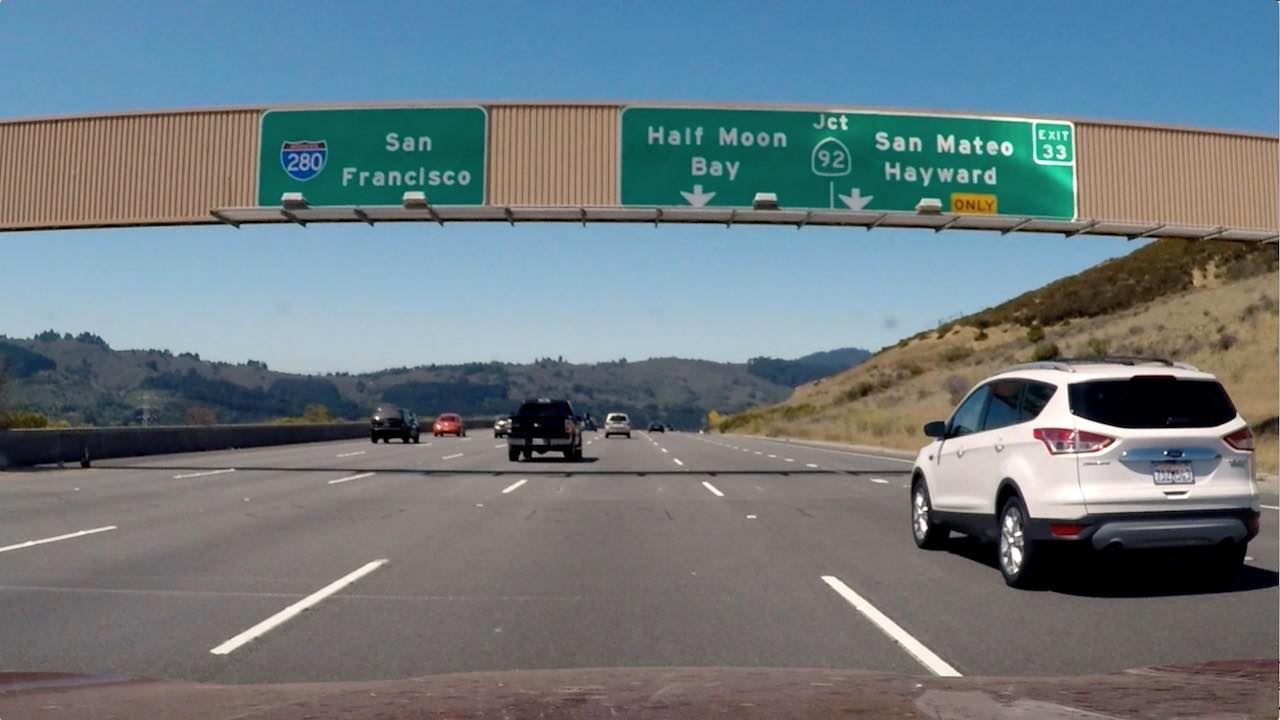
#> input picture combinethresholds/signs_vehicles_xygrad.png, 1280 x 720 px
$ python sobelthresholds.py   (older library calls are emulated)
#> lines starting #> are read from the running program, lines starting #| are printed output that depends on the picture; after the words box and inside, x2 and y2 are one past the last pixel; in counts of white or black regions, pixels touching at a corner belong together
import numpy as np
import cv2
import matplotlib.pyplot as plt
import matplotlib.image as mpimg

def abs_sobel_thresh(img, orient='x', sobel_kernel=3, thresh=(0, 255)):
    # Calculate directional gradient
    # Apply threshold
    # Apply the following steps to img
    # 1) Convert to grayscale
    gray = cv2.cvtColor(img, cv2.COLOR_RGB2GRAY)

    # 2) Take the derivative in x or y given orient = 'x' or 'y'
    if orient == 'x':
        sobel = cv2.Sobel(gray, cv2.CV_64F, 1, 0)
    elif orient == 'y':
        sobel = cv2.Sobel(gray, cv2.CV_64F, 0, 1)
    else:
        print('error, please specify the correct orientation.')

    # 3) Take the absolute value of the derivative or gradient
    abs_sobel = np.absolute(sobel)

    # 4) Scale to 8-bit (0 - 255) then convert to type = np.uint8
    scaled_sobel = np.uint8(255*abs_sobel/np.max(abs_sobel))

    # 5) Create a mask of 1's where the scaled gradient magnitude
            # is > thresh_min and < thresh_max
    binary_output = np.zeros_like(scaled_sobel)
    binary_output[(scaled_sobel >= thresh[0]) & (scaled_sobel <= thresh[1])] = 1

    # 6) Return this mask as your binary_output image
    return binary_output

def mag_thresh(image, sobel_kernel=3, mag_thresh=(0, 255)):
    # Calculate gradient magnitude
    # Apply threshold
     # Apply the following steps to img
    # 1) Convert to grayscale
    gray = cv2.cvtColor(image, cv2.COLOR_RGB2GRAY)

    # 2) Take the gradient in x and y separately
    sobelx = cv2.Sobel(gray, cv2.CV_64F, 1, 0, ksize = sobel_kernel)
    sobely = cv2.Sobel(gray, cv2.CV_64F, 0, 1, ksize = sobel_kernel)

    # 3) Calculate the magnitude
    sobel_mag = np.sqrt(sobelx**2 + sobely**2)
    # 4) Scale to 8-bit (0 - 255) and convert to type = np.uint8
    scaled_sobel = np.uint8(255*sobel_mag/np.max(sobel_mag))
    # 5) Create a binary mask where mag thresholds are met
    binary_output = np.zeros_like(scaled_sobel)
    binary_output[(scaled_sobel >= mag_thresh[0]) & (scaled_sobel <= mag_thresh[1])] = 1
    # 6) Return this mask as your binary_output image
    return binary_output

def dir_threshold(image, sobel_kernel=3, thresh=(0, np.pi/2)):
    # Apply the following steps to img
    # 1) Convert to grayscale
    gray = cv2.cvtColor(image, cv2.COLOR_RGB2GRAY)

    # 2) Take the gradient in x and y separately
    sobelx = cv2.Sobel(gray, cv2.CV_64F, 1, 0, ksize = sobel_kernel)
    sobely = cv2.Sobel(gray, cv2.CV_64F, 0, 1, ksize = sobel_kernel)

    # 3) Take the absolute value of the x and y gradients
    abs_sobelx = np.absolute(sobelx)
    abs_sobely = np.absolute(sobely)

    # 4) Use np.arctan2(abs_sobely, abs_sobelx) to calculate the direction of the gradient
    direction = np.arctan2(abs_sobely, abs_sobelx)

    # 5) Create a binary mask where direction thresholds are met
    binary_output = np.zeros_like(direction)
    binary_output[(direction >= thresh[0]) & (direction <= thresh[1])] = 1

    # 6) Return this mask as your binary_output image
    return binary_output


if __name__ == "__main__":

    # Read in an image and grayscale it
    image = mpimg.imread('signs_vehicles_xygrad.png')
#> image is the input picture: shape (720, 1280, 3) float32; mean R, G, B 0.428, 0.477, 0.5

    # Choose a Sobel kernel size
    ksize = 3 # Choose a larger odd number to smooth gradient measurements

    # Apply each of the thresholding functions
    gradx = abs_sobel_thresh(image, orient='x', sobel_kernel=ksize, thresh=(20, 100))
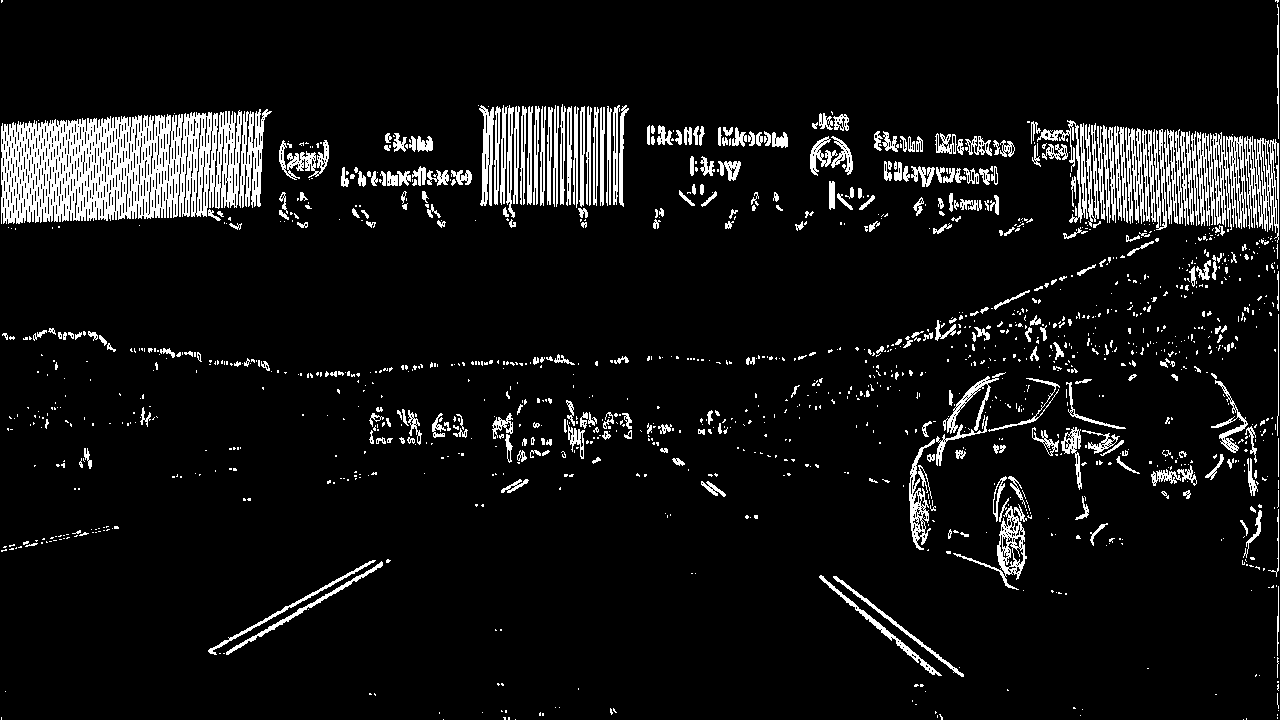
#> gradx: shape (720, 1280); values 0 (black) and 1 (white), 7.9% white; 1378 white regions (1040 under 20 px), largest, box (x1, y1, x2, y2) and area: (1, 110, 242, 224) 18700, (1197, 132, 1247, 230) 2653, (1244, 136, 1279, 243) 1807
    grady = abs_sobel_thresh(image, orient='y', sobel_kernel=ksize, thresh=(20, 100))
#> call 2 of abs_sobel_thresh, with orient = 'y', sobel_kernel = 3, thresh = (20, 100)
#> in abs_sobel_thresh (call 2), `sobel = cv2.Sobel(gray, cv2.CV_64F, 0, 1)`:
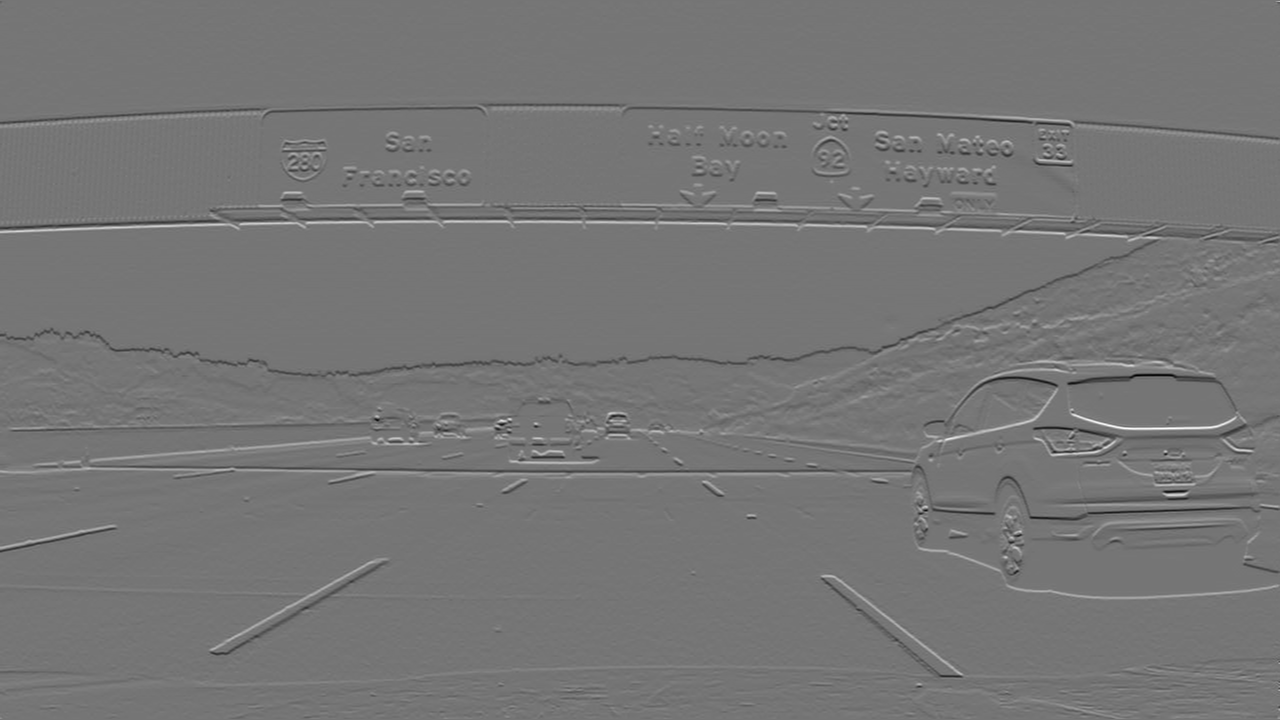
#> sobel: shape (720, 1280) float64; min -3.12, max 3.62, mean -0.00103; drawn with min black and max white
#> grady: shape (720, 1280); values 0 (black) and 1 (white), 8.2% white; 1385 white regions (1043 under 20 px), largest, box (x1, y1, x2, y2) and area: (0, 103, 1280, 145) 6510, (0, 460, 930, 494) 6192, (811, 194, 1280, 247) 4636
    mag_binary = mag_thresh(image, sobel_kernel=ksize, mag_thresh=(30, 100))
#> mag_binary: shape (720, 1280); values 0 (black) and 1 (white), 9.8% white in thin lines or dots
    dir_binary = dir_threshold(image, sobel_kernel=ksize, thresh=(0.7, 1.3))
#> in dir_threshold, `direction = np.arctan2(abs_sobely, abs_sobelx)`:
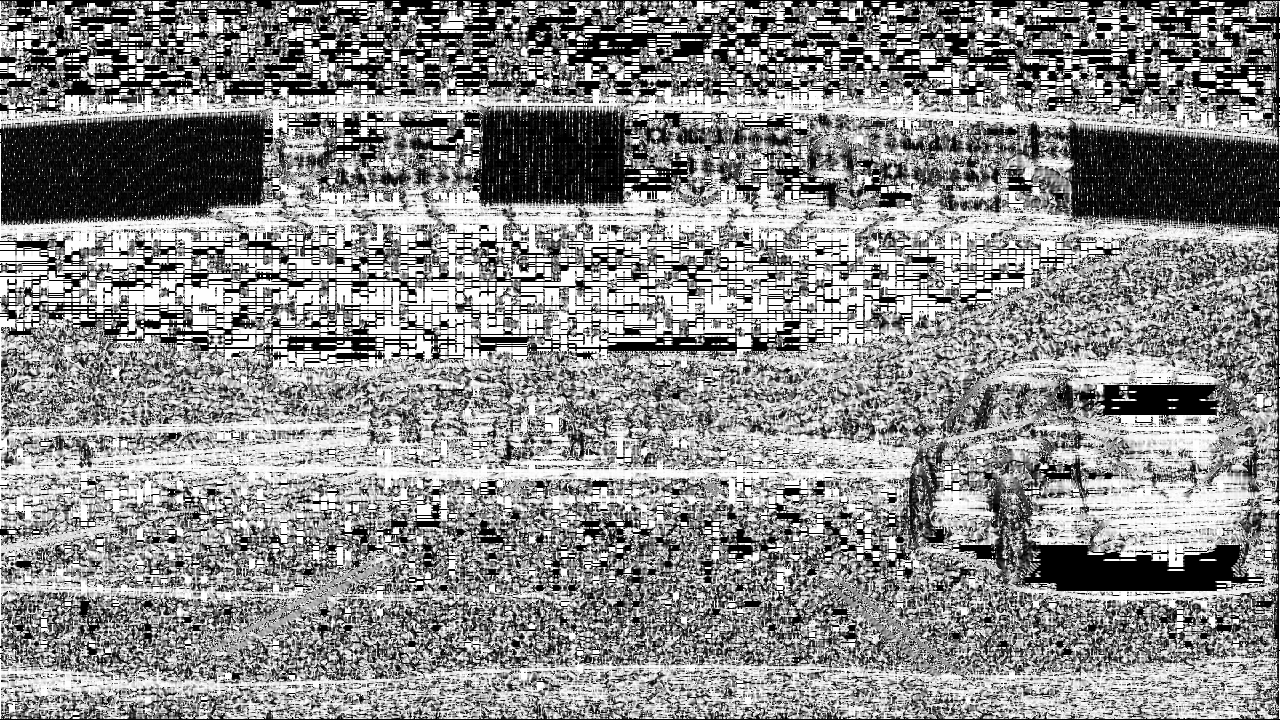
#> direction: shape (720, 1280) float64; min 0, max 1.57, mean 0.861; drawn with min black and max white
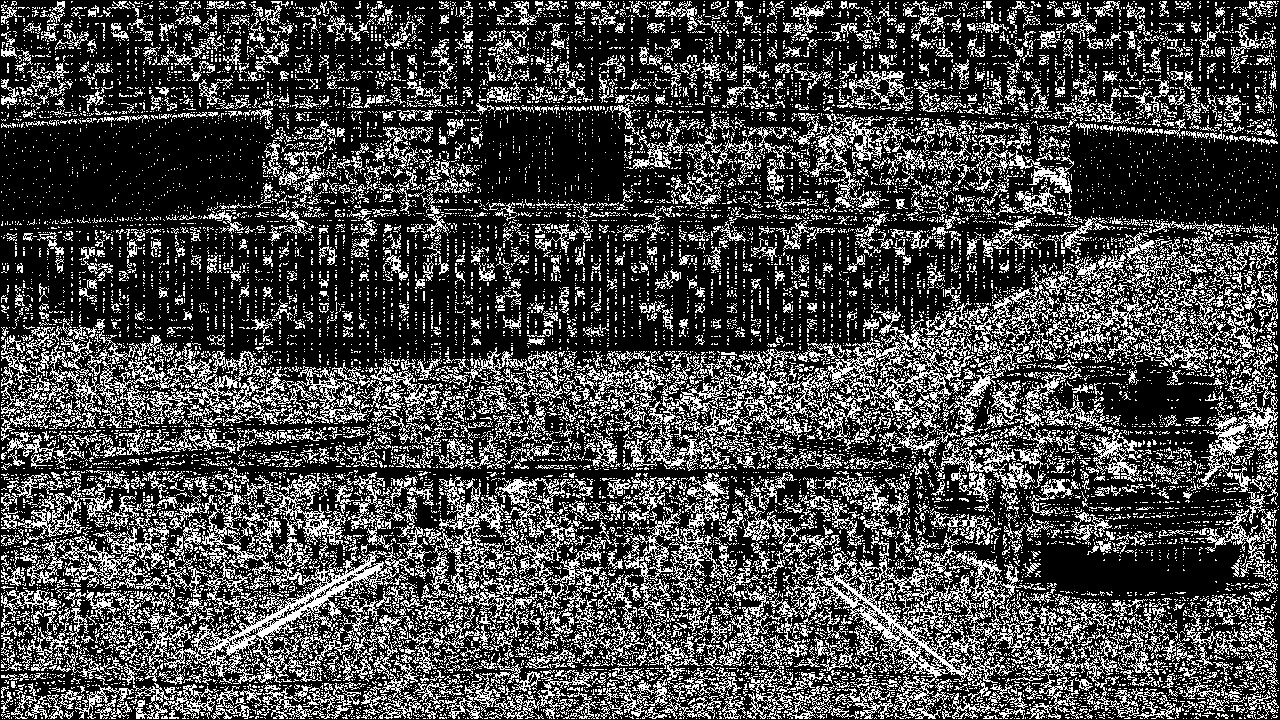
#> dir_binary: shape (720, 1280) float64; values 0 (black) and 1 (white), 28.2% white in thin lines or dots

    # Plot the result
    f, axs = plt.subplots(2, 5, figsize=(24, 9))
    f.tight_layout()
    axs[0,0].imshow(image)
    axs[0,0].set_title('Original Image', fontsize=20)


    axs[0,1].imshow(dir_binary, cmap='gray')
    axs[0,1].set_title('Dir Thresholded Grad. Dir.', fontsize=20)

    axs[0,2].imshow(mag_binary, cmap='gray')
    axs[0,2].set_title('Mag Thresholded Magnitude', fontsize=20)

    axs[0,3].imshow(gradx, cmap='gray')
    axs[0,3].set_title('Gradx Thresholded Magnitude', fontsize=20)

    axs[0,4].imshow(grady, cmap='gray')
    axs[0,4].set_title('Grady Thresholded Magnitude', fontsize=20)

    combined = np.zeros_like(dir_binary)
    combined[((gradx == 1) & (grady == 1)) | ((mag_binary == 1) & (dir_binary == 1))] = 1
    axs[1,0].imshow(combined, cmap='gray')
    axs[1,0].set_title('Their Combined Image', fontsize=20)

    allcombined = np.zeros_like(dir_binary)
    allcombined[(gradx == 1) & (grady == 1) & (mag_binary == 1) & (dir_binary == 1)] = 1
    axs[1,1].imshow(allcombined, cmap='gray')
    axs[1,1].set_title('All Combined Image', fontsize=20)

    plt.subplots_adjust(left=0., right=1, top=0.9, bottom=0.)
    plt.show()
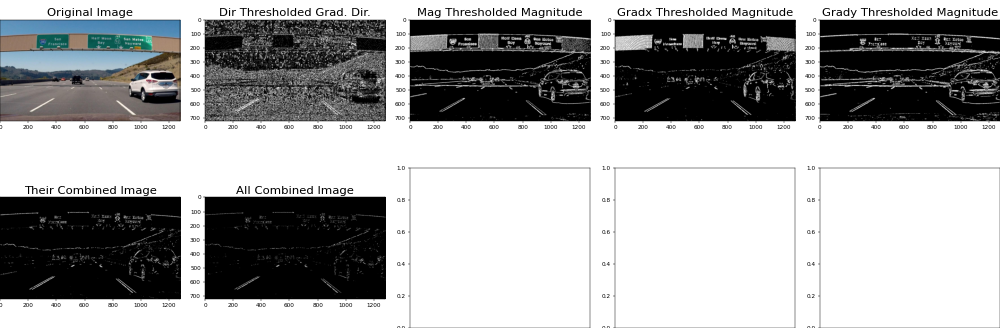
#> figure drawn by matplotlib, 7 panels
